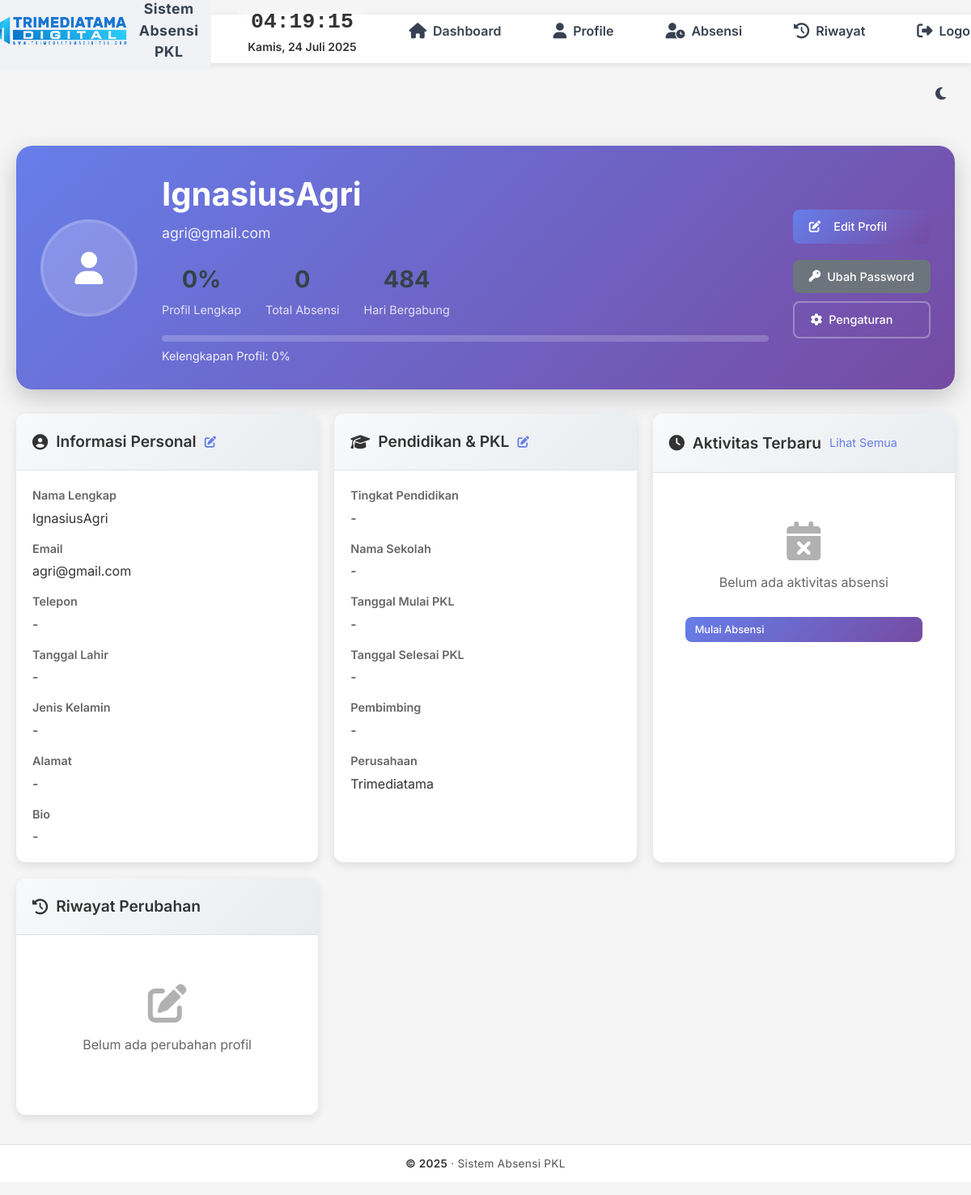
Page /profile (signed in) on the committed database.
### src/models.py (models this page shows, shortened)
class Student(db.Model):
    __tablename__ = 'students'
    id = db.Column(db.Integer, primary_key=True)
    name = db.Column(db.String(100), nullable=False)
    email = db.Column(db.String(120), unique=True, nullable=False)
    password = db.Column(db.String(100), nullable=False)
    created_at = db.Column(db.DateTime, default=datetime.utcnow)
    supervisor = db.Column(db.String(100), nullable=True)
    company = db.Column(db.String(100), nullable=True)
    profile_picture = db.Column(db.String(255), nullable=True, default='default-avatar.png')
    phone = db.Column(db.String(20), nullable=True)
    address = db.Column(db.Text, nullable=True)
    bio = db.Column(db.Text, nullable=True)
    birth_date = db.Column(db.Date, nullable=True)
    gender = db.Column(db.String(10), nullable=True)
    education_level = db.Column(db.String(50), nullable=True)
    school_name = db.Column(db.String(100), nullable=True)
    internship_start_date = db.Column(db.Date, nullable=True)
    internship_end_date = db.Column(db.Date, nullable=True)
    updated_at = db.Column(db.DateTime, default=datetime.utcnow, onupdate=datetime.utcnow)
    is_profile_complete = db.Column(db.Boolean, default=False)
    notification_enabled = db.Column(db.Boolean, default=True)
    theme_preference = db.Column(db.String(10), default='light')

### src/app.py (the view)
@app.route('/profile')
def profile():
    if not session.get('logged_in'):
        return redirect(url_for('login'))
    student = Student.query.get(session['student_id'])
    if not student:
        flash('Student not found', 'error')
        return redirect(url_for('logout'))
    profile_fields = [
        student.phone, student.address, student.bio, student.birth_date,
        student.gender, student.education_level, student.school_name,
        student.internship_start_date, student.internship_end_date
    ]
    completed_fields = sum(1 for field in profile_fields if field)
    completion_percentage = int((completed_fields / len(profile_fields)) * 100)
    recent_attendances = Attendance.query.filter_by(student_id=student.id).order_by(Attendance.date.desc()).limit(5).all()
    recent_changes = ProfileChangeLog.query.filter_by(student_id=student.id).order_by(ProfileChangeLog.changed_at.desc()).limit(5).all()
    return render_template('profile.html',
                         student=student,
                         completion_percentage=completion_percentage,
                         recent_attendances=recent_attendances,
                         recent_changes=recent_changes)

### src/templates/profile.html (shortened to what this page needs)
{% extends 'base.html' %}
{% block content %}
<div class="profile-container">
    <div class="profile-header">
        <div class="profile-avatar-section">
            <div class="avatar-container" onclick="openPhotoModal()">
                {% if student.profile_picture and student.profile_picture != 'default-avatar.png' %}
                    <img src="{{ url_for('static', filename='uploads/profiles/' + student.profile_picture) }}"
                         alt="Profile Picture" class="profile-avatar" id="profileAvatar">
                {% else %}
                    <div class="default-avatar">
                        <i class="fas fa-user"></i>
                    </div>
                {% endif %}
            </div>
        </div>
        <div class="profile-info">
            <h1>{{ student.name }}</h1>
            <p class="email">{{ student.email }}</p>
            <div class="profile-stats">
                <div class="stat-item">
                    <span class="stat-number">{{ completion_percentage }}%</span>
                    <span class="stat-label">Profil Lengkap</span>
                </div>
                <div class="stat-item">
                    <span class="stat-number">{{ student.attendances|length }}</span>
                    <span class="stat-label">Total Absensi</span>
                </div>
                <div class="stat-item">
                    <span class="stat-number">{{ (student.created_at.now() - student.created_at).days }}</span>
                    <span class="stat-label">Hari Bergabung</span>
                </div>
            </div>
            <div class="completion-progress">
                <div class="progress-bar">
                </div>
                <span class="progress-text">Kelengkapan Profil: {{ completion_percentage }}%</span>
            </div>
        </div>
        <div class="profile-actions">
            <a href="{{ url_for('edit_profile') }}" class="btn btn-primary">
                <i class="fas fa-edit"></i> Edit Profil
            </a>
            <a href="{{ url_for('change_password') }}" class="btn btn-secondary">
                <i class="fas fa-key"></i> Ubah Password
            </a>
            <a href="{{ url_for('profile_settings') }}" class="btn btn-outline">
                <i class="fas fa-cog"></i> Pengaturan
            </a>
        </div>
    </div>
    <div class="profile-content">
        <div class="profile-grid">
            <div class="profile-card">
                <div class="card-header">
                    <h3><i class="fas fa-user-circle"></i> Informasi Personal</h3>
                    <button class="btn-edit" onclick="editPersonalInfo()">
                        <i class="fas fa-edit"></i>
                    </button>
                </div>
                <div class="card-body">
                    <div class="info-grid">
                        <div class="info-item">
                            <label>Nama Lengkap</label>
                            <span>{{ student.name or '-' }}</span>
                        </div>
                        <div class="info-item">
                            <label>Email</label>
                            <span>{{ student.email }}</span>
                        </div>
                        <div class="info-item">
                            <label>Telepon</label>
                            <span>{{ student.phone or '-' }}</span>
                        </div>
                        <div class="info-item">
                            <label>Tanggal Lahir</label>
                            <span>{{ student.birth_date.strftime('%d/%m/%Y') if student.birth_date else '-' }}</span>
                        </div>
                        <div class="info-item">
                            <label>Jenis Kelamin</label>
                            <span>{{ student.gender or '-' }}</span>
                        </div>
                        <div class="info-item full-width">
                            <label>Alamat</label>
                            <span>{{ student.address or '-' }}</span>
                        </div>
                        <div class="info-item full-width">
                            <label>Bio</label>
                            <span>{{ student.bio or '-' }}</span>
                        </div>
                    </div>
                </div>
            </div>
            <div class="profile-card">
                <div class="card-header">
                    <h3><i class="fas fa-graduation-cap"></i> Pendidikan & PKL</h3>
                    <button class="btn-edit" onclick="editEducationInfo()">
                        <i class="fas fa-edit"></i>
                    </button>
                </div>
                <div class="card-body">
                    <div class="info-grid">
                        <div class="info-item">
                            <label>Tingkat Pendidikan</label>
                            <span>{{ student.education_level or '-' }}</span>
                        </div>
                        <div class="info-item">
                            <label>Nama Sekolah</label>
                            <span>{{ student.school_name or '-' }}</span>
                        </div>
                        <div class="info-item">
                            <label>Tanggal Mulai PKL</label>
                            <span>{{ student.internship_start_date.strftime('%d/%m/%Y') if student.internship_start_date else '-' }}</span>
                        </div>
                        <div class="info-item">
                            <label>Tanggal Selesai PKL</label>
                            <span>{{ student.internship_end_date.strftime('%d/%m/%Y') if student.internship_end_date else '-' }}</span>
                        </div>
                        <div class="info-item">
                            <label>Pembimbing</label>
                            <span>{{ student.supervisor or '-' }}</span>
                        </div>
                        <div class="info-item">
                            <label>Perusahaan</label>
                            <span>{{ student.company or 'Trimediatama' }}</span>
                        </div>
                    </div>
                </div>
            </div>
            <div class="profile-card">
                <div class="card-header">
                    <h3><i class="fas fa-clock"></i> Aktivitas Terbaru</h3>
                    <a href="{{ url_for('history') }}" class="btn-view-all">Lihat Semua</a>
                </div>
                <div class="card-body">
                    {% if recent_attendances %}
                        <div class="activity-list">
                            {% for attendance in recent_attendances %}
                            <div class="activity-item">
                                <div class="activity-icon">
                                    {% if attendance.status == 'hadir' %}
                                        <i class="fas fa-user-check text-success"></i>
                                    {% elif attendance.status == 'terlambat' %}
                                        <i class="fas fa-user-clock text-warning"></i>
                                    {% else %}
                                        <i class="fas fa-user-times text-danger"></i>
                                    {% endif %}
                                </div>
                                <div class="activity-content">
                                    <div class="activity-title">Absensi {{ attendance.attendance_type.title() }}</div>
                                    <div class="activity-meta">
                                        {{ attendance.date.strftime('%d/%m/%Y') }} -
                                        {{ attendance.time_in.strftime('%H:%M') if attendance.time_in else '-' }}
                                    </div>
                                    {% if attendance.activity %}
                                        <div class="activity-desc">{{ attendance.activity[:50] }}...</div>
                                    {% endif %}
                                </div>
                                <span class="activity-status status-{{ attendance.status }}">
                                    {{ attendance.status.title() }}
                                </span>
                            </div>
                            {% endfor %}
                        </div>
                    {% else %}
                        <div class="empty-state">
                            <i class="fas fa-calendar-times"></i>
                            <p>Belum ada aktivitas absensi</p>
                            <a href="{{ url_for('attendance') }}" class="btn btn-primary btn-sm">
                                Mulai Absensi
                            </a>
                        </div>
                    {% endif %}
                </div>
            </div>
            <div class="profile-card">
                <div class="card-header">
                    <h3><i class="fas fa-history"></i> Riwayat Perubahan</h3>
                </div>
                <div class="card-body">
                    {% if recent_changes %}
                        <div class="changes-list">
                            {% for change in recent_changes %}
                            <div class="change-item">
                                <div class="change-icon">
                                    <i class="fas fa-edit"></i>
                                </div>
                                <div class="change-content">
                                    <div class="change-title">{{ change.field_changed.replace('_', ' ').title() }} diubah</div>
                                    <div class="change-meta">{{ change.changed_at.strftime('%d/%m/%Y %H:%M') }}</div>
                                </div>
                            </div>
                            {% endfor %}
                        </div>
                    {% else %}
                        <div class="empty-state">
                            <i class="fas fa-edit"></i>
                            <p>Belum ada perubahan profil</p>
                        </div>
                    {% endif %}
                </div>
            </div>
        </div>
    </div>
</div>
{% endblock %}

### rows in the picture
Student: name "IgnasiusAgri", email "agri@gmail.com", phone "-", birth_date "-", gender "-", address "-", bio "-", education_level "-", school_name "-", internship_start_date "-", internship_end_date "-", supervisor "-", company "Trimediatama"

### other values in the picture
{{ completion_percentage }} "0"
{{ student.attendances|length }} "0"
